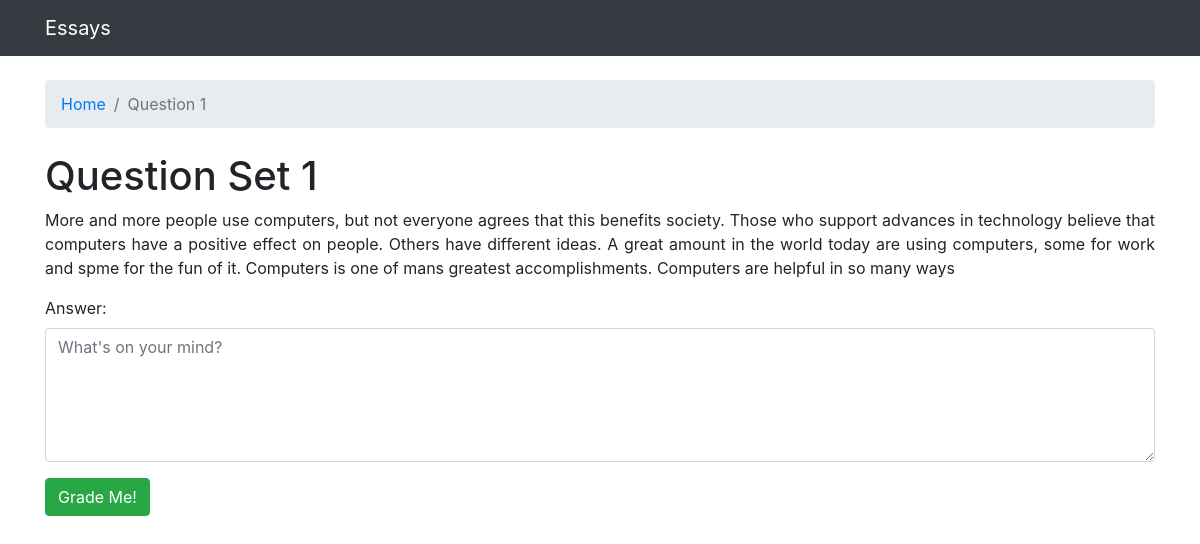
Screenshot of /3/ with the database file from the repository.
### grader/models.py (models this page shows, shortened)
class Question(models.Model):
    question_title = models.TextField(max_length=100000)
    set = models.IntegerField(unique=True)
    min_score = models.IntegerField()
    max_score = models.IntegerField()

### grader/views.py (the view)
# urls.py: path('<int:question_id>/', views.question, name='question'),
def question(request, question_id):
    question = get_object_or_404(Question, pk=question_id)
    if request.method == 'POST':
        form = AnswerForm(request.POST)
        if form.is_valid():
            content = form.cleaned_data.get('answer')
            if len(content) > 20:
                num_features = 300
                model = word2vec.KeyedVectors.load_word2vec_format(os.path.join(current_path, "deep_learning_files/word2vec.bin"), binary=True)
                clean_test_essays = []
                clean_test_essays.append(essay_to_wordlist( content, remove_stopwords=True ))
                testDataVecs = getAvgFeatureVecs( clean_test_essays, model, num_features )
                testDataVecs = np.array(testDataVecs)
                testDataVecs = np.reshape(testDataVecs, (testDataVecs.shape[0], 1, testDataVecs.shape[1]))
                lstm_model = get_model()
                lstm_model.load_weights(os.path.join(current_path, "deep_learning_files/final_lstm.h5"))
                preds = lstm_model.predict(testDataVecs)
                if math.isnan(preds):
                    preds = 0
                else:
                    preds = np.around(preds)
                if preds < 0:
                    preds = 0
                if preds > question.max_score:
                    preds = question.max_score
            else:
                preds = 0
            K.clear_session()
            essay = Essay.objects.create(
                content=content,
                question=question,
                score=preds
            )
        return redirect('essay', question_id=question.set, essay_id=essay.id)
    else:
        form = AnswerForm()
    context = {
        "question": question,
        "form": form,
    }
    return render(request, 'grader/question.html', context)

### grader/forms.py
class AnswerForm(forms.ModelForm):
    answer = forms.CharField(max_length=100000, widget=forms.Textarea(attrs={'rows': 5, 'placeholder': "What's on your mind?"}))
    class Meta:
        model = Essay
        fields = ['answer']

### grader/templates/grader/question.html (shortened to what this page needs)
{% extends 'base.html' %}
{% load widget_tweaks %}
{% block breadcrumb %}
  <li class="breadcrumb-item active"><a href="{% url 'index' %}">Home</a></li>
  <li class="breadcrumb-item active">Question {{ question.set }}</li>
{% endblock %}
{% block content %}
{% if question %}
    <h1>Question Set {{ question.set }}</h1>
    <p class="text-justify">{{ question.question_title }}</p>
    <form method="post" novalidate>
        {% include 'includes/form.html' %}
        <button type="submit" class="btn btn-success">Grade Me!</button>
      </form>
{% else %}
    <h1>Error</h1>
{% endif %}
{% endblock %}

### rows the page displays
Question: set "1", question_title "More and more people use computers, but not everyone agrees that this benefits society. Those who support advances in technology believe that computers have a positive effect on people. Others have different ideas. A great amount in the world today are using computers, some for work and spme for the fun of it. Computers is one of mans greatest accomplishments. Computers are helpful in so many ways"

### other values shown
{{ field.label_tag }} "Answer:"
